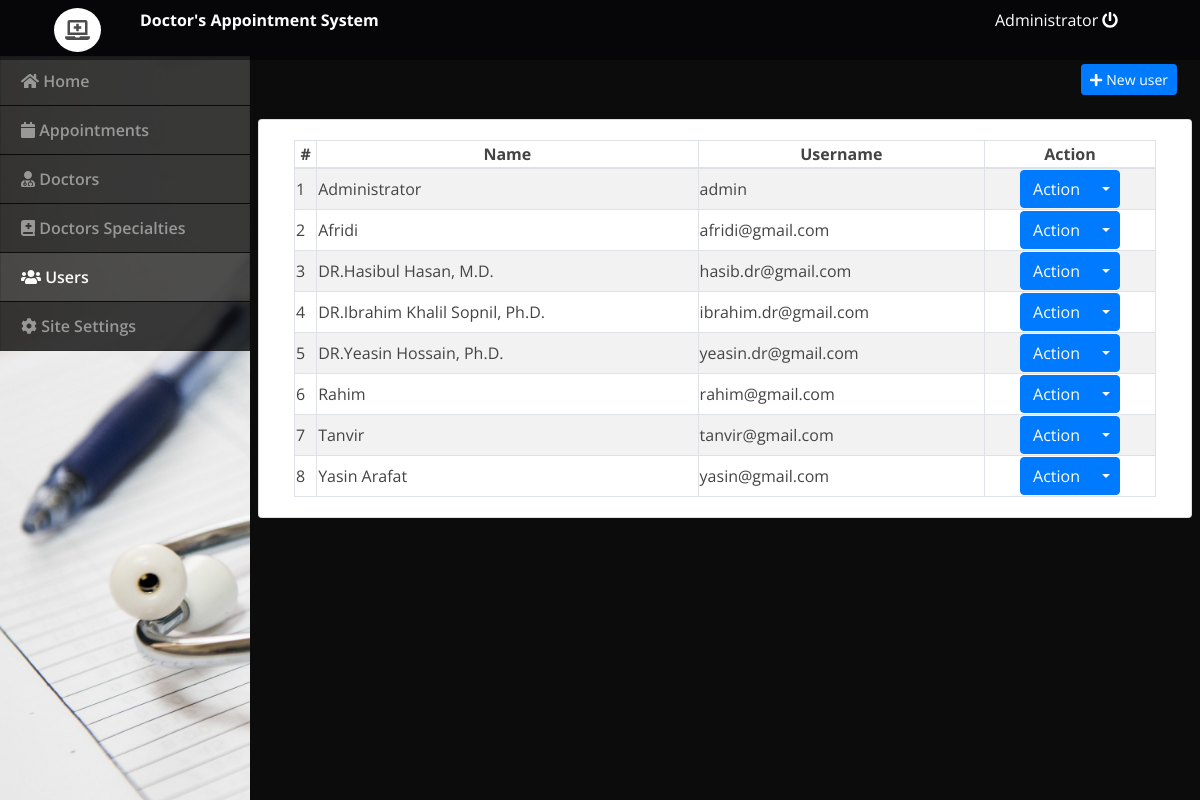
Page /admin/index.php?page=users (signed in) on the committed database.
### tables this page shows
CREATE TABLE `users` (
  `id` int(30) NOT NULL,
  `doctor_id` int(30) NOT NULL,
  `name` varchar(200) NOT NULL,
  `address` text NOT NULL,
  `contact` text NOT NULL,
  `username` varchar(100) NOT NULL,
  `password` varchar(200) NOT NULL,
  `type` tinyint(1) NOT NULL DEFAULT 2 COMMENT '1=admin , 2 = doctor,3=patient'
);

### admin/users.php (the view, shortened to what this page needs)
<div class="container-fluid">
	<div class="row">
	<div class="col-lg-12">
			<button class="btn btn-primary float-right btn-sm" id="new_user"><i class="fa fa-plus"></i> New user</button>
	</div>
	</div>
	<br>
	<div class="row">
		<div class="card col-lg-12">
			<div class="card-body">
				<table class="table-striped table-bordered col-md-12">
			<thead>
				<tr>
					<th class="text-center">#</th>
					<th class="text-center">Name</th>
					<th class="text-center">Username</th>
					<th class="text-center">Action</th>
				</tr>
			</thead>
			<tbody>
				<?php
 					include 'db_connect.php';
 					$users = $conn->query("SELECT * FROM users order by name asc");
 					$i = 1;
 					while($row= $users->fetch_assoc()):
				 ?>
				 <tr>
				 	<td>
				 		<?php echo $i++ ?>
				 	</td>
				 	<td>
				 		<?php echo $row['name'] ?>
				 	</td>
				 	<td>
				 		<?php echo $row['username'] ?>
				 	</td>
				 	<td>
				 		<center>
								<div class="btn-group">
								  <button type="button" class="btn btn-primary">Action</button>
								  <button type="button" class="btn btn-primary dropdown-toggle dropdown-toggle-split" data-toggle="dropdown" aria-haspopup="true" aria-expanded="false">
								  </button>
								</div>
								</center>
				 	</td>
				 </tr>
				<?php endwhile; ?>
			</tbody>
		</table>
			</div>
		</div>
	</div>
</div>

### admin/assets/css/style.css (style rules this page uses)
body { font-family: "Open Sans", sans-serif; color: #444444; width: 100%; height: calc(100%); }

### admin/index.php (style rules this page uses)
body { background: #0c0c0c ; }

### rows in the picture
users: name "Administrator", username "admin"
users: name "Afridi", username "afridi@gmail.com"
users: name "DR.Hasibul Hasan, M.D.", username "hasib.dr@gmail.com"
users: name "DR.Ibrahim Khalil Sopnil, Ph.D.", username "ibrahim.dr@gmail.com"
users: name "DR.Yeasin Hossain, Ph.D.", username "yeasin.dr@gmail.com"
users: name "Rahim", username "rahim@gmail.com"
users: name "Tanvir", username "tanvir@gmail.com"
users: name "Yasin Arafat", username "yasin@gmail.com"

### other values in the picture
$_SESSION['login_name'] "Administrator"
